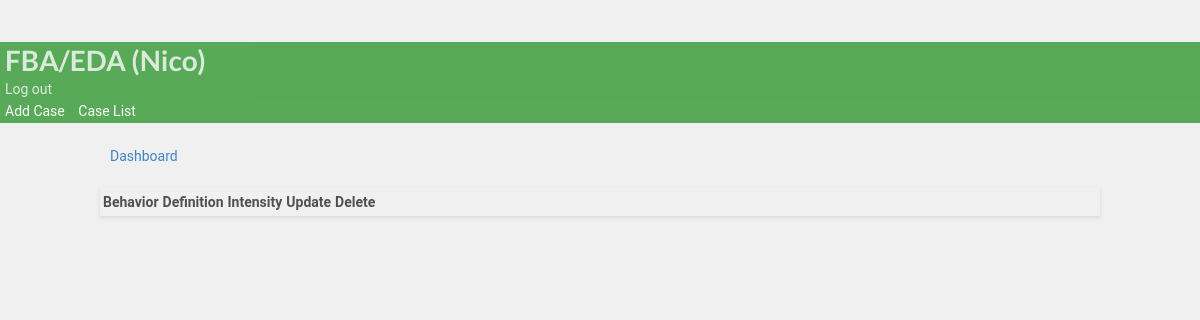
Before: /edit_behavior/4/ (signed in) with the older database file.
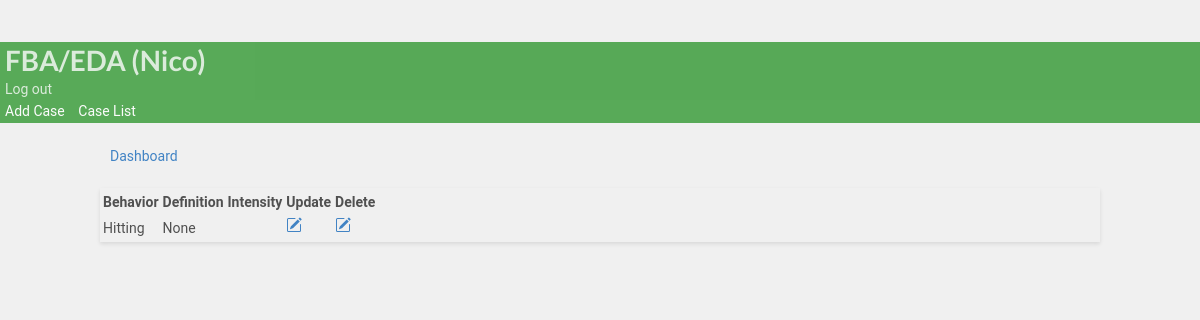
After: the same page with the newer database file.
### bip/models.py (models this page shows)
class Behavior(models.Model):
        behaviorincident = models.CharField(max_length=30,verbose_name= 'Behavior')
        behavior_definition = models.CharField(null=True, blank=True, max_length=1000,verbose_name= 'Behavior Definition')
        intensity_definition = models.TextField(max_length=1000, null=True, blank=True,verbose_name= 'Define Intensity for 1(Mild), 2(Moderate), 3(Severe)')
        student= models.ForeignKey(Student,on_delete=models.CASCADE)
        user = models.ForeignKey(CustomUser, on_delete=models.CASCADE,  default=None)
        def __str__(self):
          return self.behaviorincident

### bip/views.py (the view)
# urls.py: path('edit_behavior/<pk>/', views.edit_behavior_view, name='edit_behavior'),
@login_required(login_url='case_manager_login')
@user_passes_test(is_case_manager)
def edit_behavior_view(request, pk ):
    student = Student.objects.get(id=pk)
    behaviors = Behavior.objects.all()
    behaivorpest  = Behavior.objects.filter(user=request.user)
    behaviorset = student.behavior_set.all()
    context= {
        'behaviorset':behaviorset,
        'student':student,
    }
    return render(request, 'bip/edit_behavior.html', context)

### bip/context_processors.py (called while the page is built)
def user_context(request):
    user = get_user(request)
    return {'user': user}

### bip/templatetags/custom_filters.py (called while the page is built)
@register.filter(name='is_case_manager')
def is_case_manager(user):
    return user.groups.filter(name='CASE MANAGER').exists()

### bip/views.py (called while the page is built)
def is_case_manager(user):
    return user.groups.filter(name='CASE MANAGER').exists()

### bip/templates/bip/edit_behavior.html (shortened to what this page needs)
{% extends 'partials/base.html' %}
{% block content %}
<br>
<body>
<div class="container">
  <a class="btn btn-outline-info btn-sm btn-block" href="{% url 'bip:dashboard' student.id %}"
  >Dashboard</a>
<div class="row">
  <div class="col-md">
    <div class="card card-body">
      <table class="table table-striped">
            <tr>
              <th>Behavior</th>
              <th>Definition</th>
              <th>Intensity</th>
              <th>Update</th>
              <th>Delete</th>
            </tr>
            {% for behavior_incidents in behaviorset %}
            <tr>
            <td>{{behavior_incidents }}</td>
            <td>{{behavior_incidents.behavior_definition }}</td>
            <td>{{behavior_incidents.intensity_definition }}</td>
            <td><a class="btn btn-warning" href="{% url 'bip:update_behavior' behavior_incidents.id%}"></a></td>
            <td><a class="btn btn-danger" href="{% url 'bip:delete_behavior' behavior_incidents.id %}"></a></td>
          </tr>
      {% endfor%}
      </table>
  </div>
</div>
</div>
</div>
<br>
{% endblock %}

Changed rows visible on the page:
added Behavior: behaviorincident "Hitting", behavior_definition "None"
